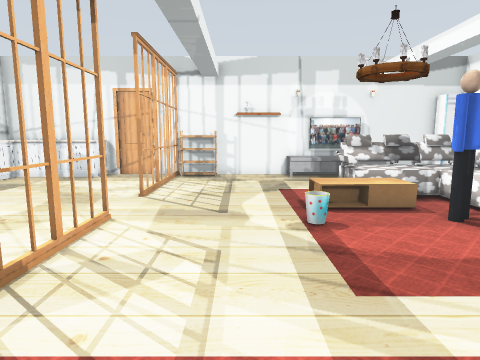
[1] (above)

19 first-person views from a walk through a robot-simulator world made for Gazebo. The camera is 1 m above the floor, tilts 8° down and sees 75° across. The floor is counted in squares, 0.5 m on a side. Each view is taken from the middle of a square. On the plan, view 1 faces up. The plan holds only what a view shows up to about 18 squares ahead; the rest is blank. The robots in the file are not drawn. Simple shapes stand in for some stock models. Some surface patterns are stand-ins.

[2]
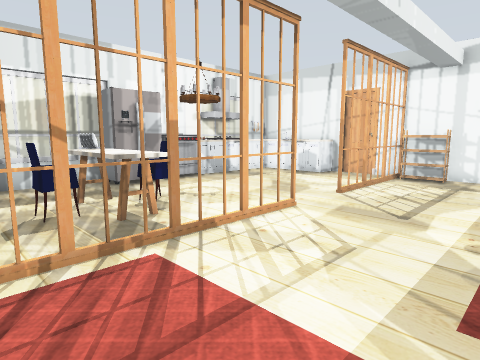

[3]
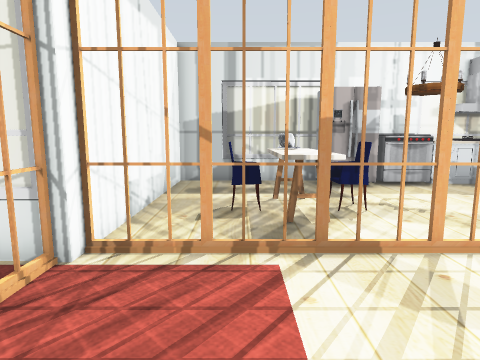

[4]
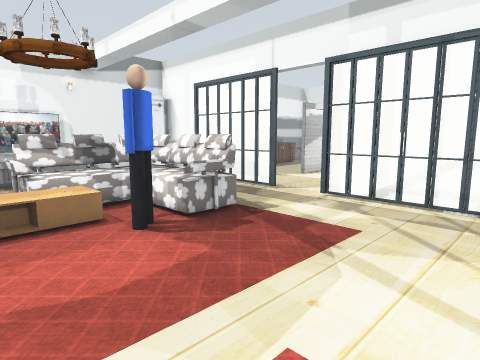

[5]
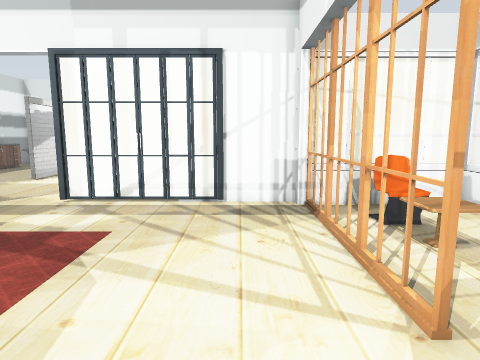

[6]
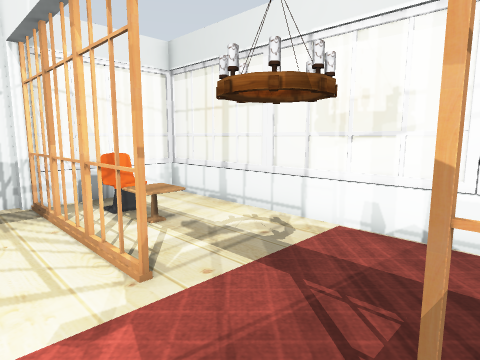

[7]
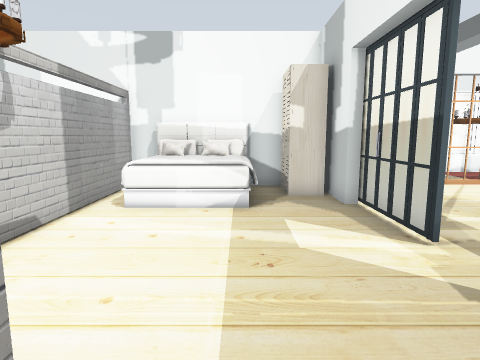

[8]
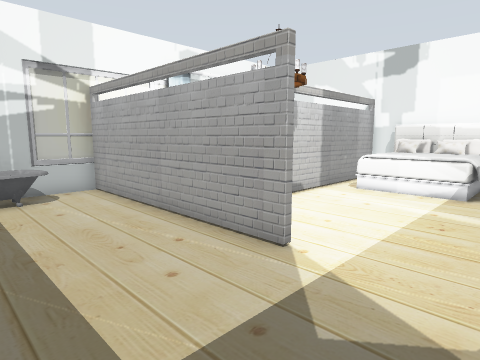

[9]
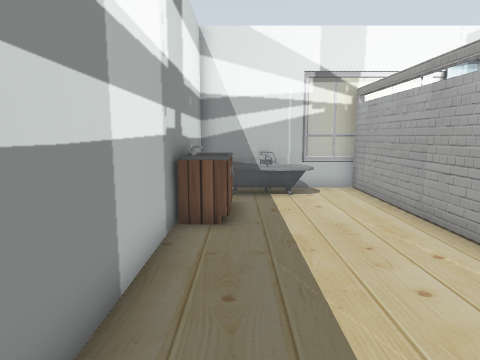

[10]
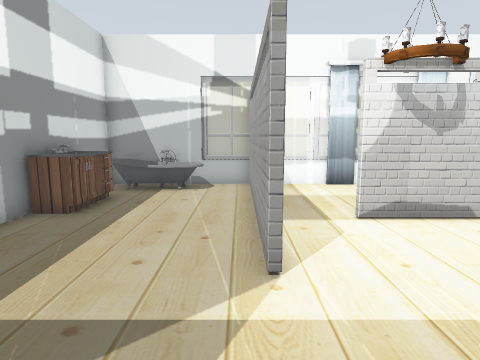

[11]
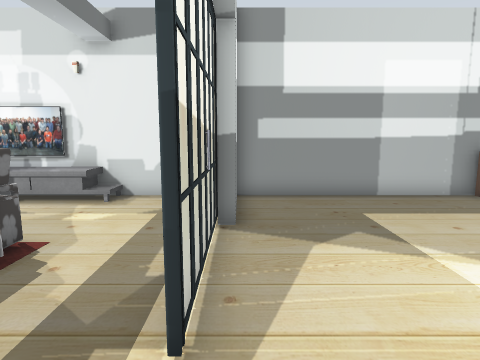

[12]
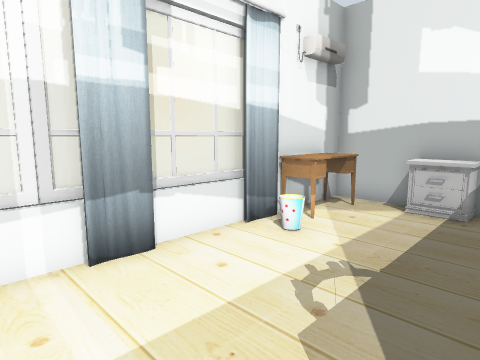

[13]
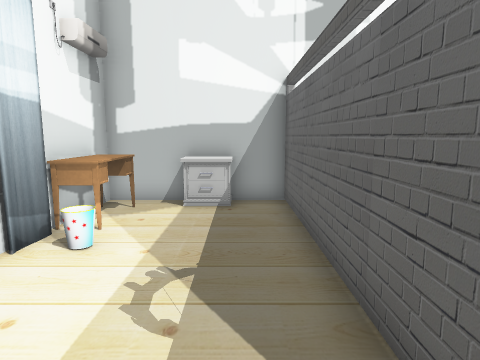

[14]
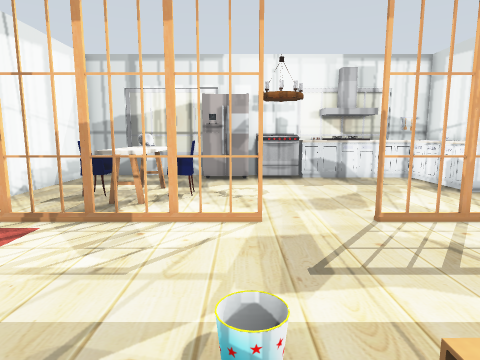

[15]
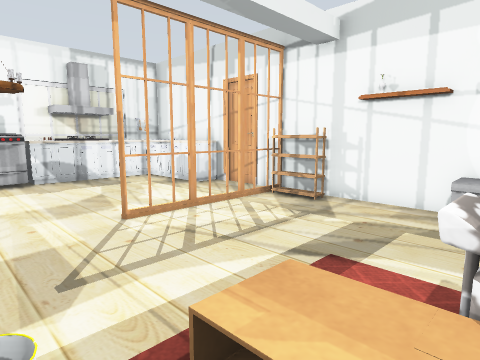

[16]
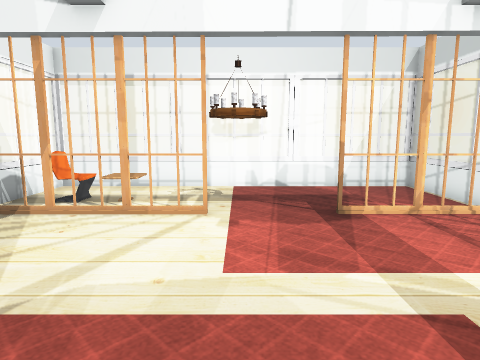

[17]
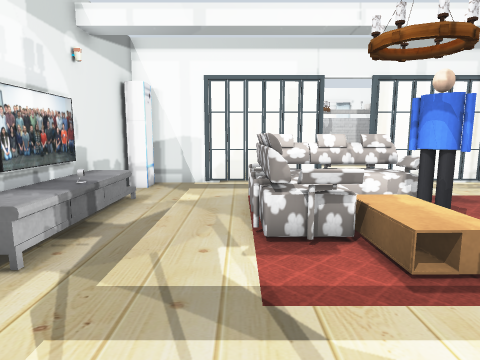

[18]
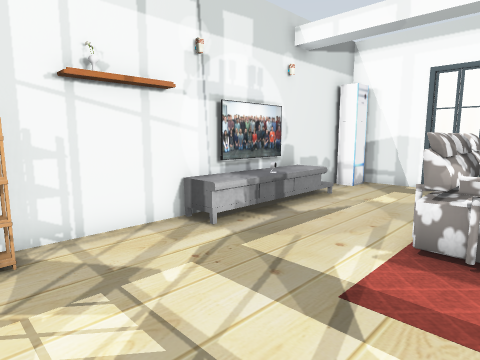

[19]
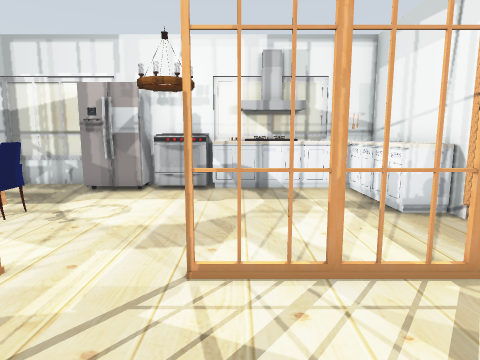

### Floor plan
Key: @ floor where view 1 was taken; # wall or solid block; . floor; / step, stairs or slope; = window, fence, low wall or low ledge; L door leaf; C kitchen cabinet; T TV cabinet; A TV; S sofa; M lamp; P person; W window; E stove; F fridge; H chair; K kitchen table; B bed; R wardrobe; U curtain; O other object.
Columns run from 12 left of view 1 to 26 right of it. Each row starts with its distance up from view 1.
 17 ######LL##############################
 16 # CCCC...LOOOOTTAAAT/.OO#.......OOO O#
 15 CCCCCC...L.....TTO......#.......OOOOO#
 14  C.......L..............#..........OO#
 13 WC.......L.............L#..........OO#
 12 OC.......L.............L.............W
 11 OC.......L....  SSSSS..L.............W
 10 #E.......L....  MOSSS..L.....########W
  9 EEMM..........OMMMSSS..L.............W
  8 #EMM..........  MPPSS...........M....#=
  7 #F.......L....O .PPSS..........MM....U
  6 #.F......L....      ...L.......MM....W
  5 W....HH..L....      ...L........#....W
  4 #...OKKK.L.............L........#...OW
  3 #...OHHK.L.............L...BBBB.#...O#
  2 #....HH..L    . .......L#..BBBB.#...OO
  1 #........L   .. ........#R.BBBB.#...OO
  0 #........L  @ . ........#R.BBBB.#OO.O#
 -1 ##########LLLL  .LLLLLL###############
 -2          W      M..OO..W
 -3          W     MMM.OOH.W
 -4          W      .......W
 -5          W    .........W
 -6          ###W##WWWW##W##

Positions as (right, up) in squares from view 1, and headings:
1: (0, 0), facing up
2: (2, 0), facing up-left
3: (2, 2), facing left
4: (2, 1), facing up-right
5: (2, 1), facing right
6: (1, 1), facing down-right
7: (15, 12), facing down
8: (13, 15), facing down-right
9: (13, 15), facing right
10: (12, 11), facing right
11: (12, 6), facing up
12: (20, 9), facing down-right
13: (21, 9), facing down
14: (4, 7), facing left
15: (4, 7), facing up-left
16: (4, 7), facing down
17: (-2, 12), facing right
18: (-2, 10), facing up-right
19: (1, 11), facing left
